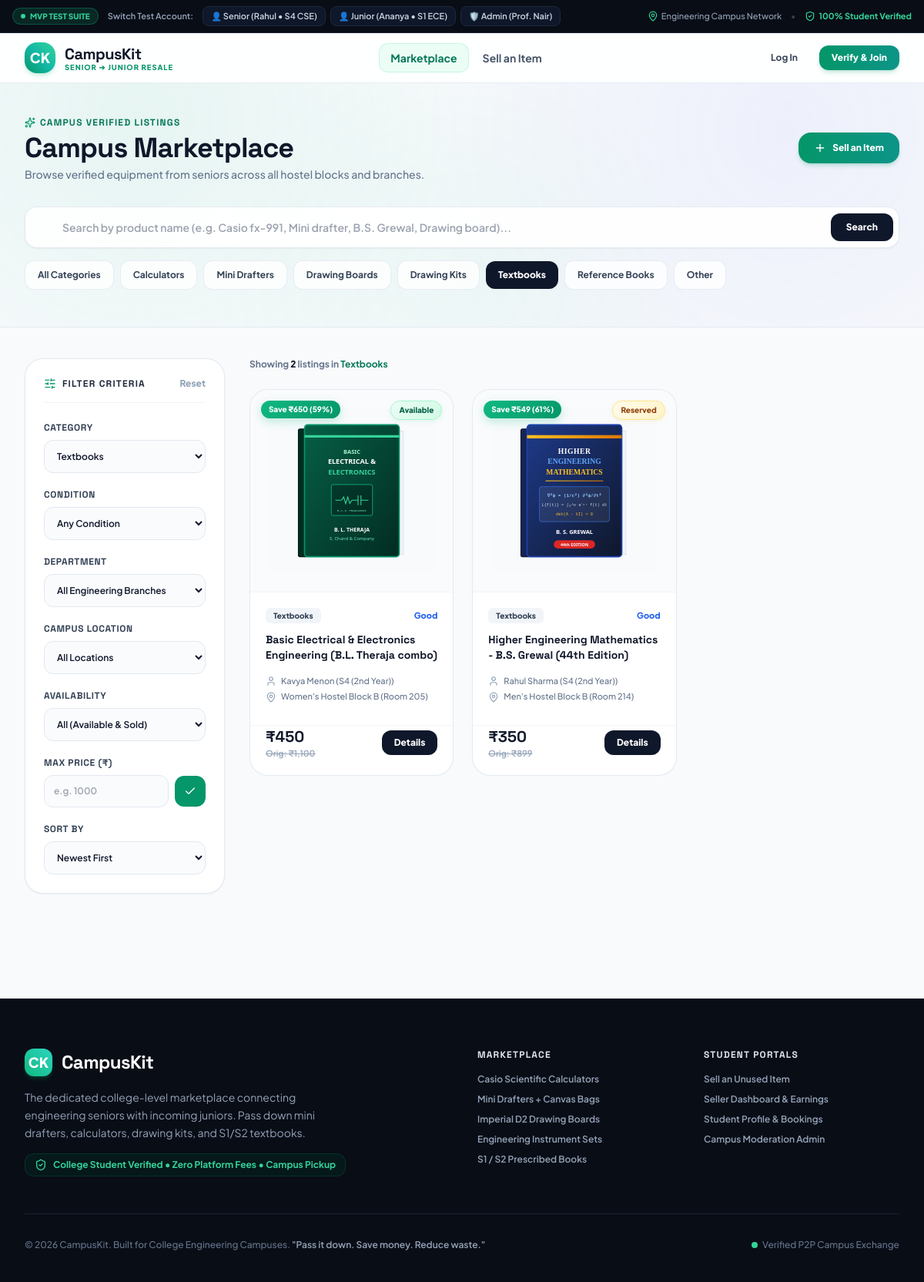
Screenshot of /marketplace?category=Textbooks with the database file from the repository.
### tables this page shows
CREATE TABLE products (
        id INTEGER PRIMARY KEY AUTOINCREMENT,
        seller_id INTEGER NOT NULL,
        name TEXT NOT NULL,
        category TEXT NOT NULL,
        price REAL NOT NULL,
        original_price REAL NOT NULL,
        condition TEXT NOT NULL, -- 'Like New', 'Good', 'Fair'
        description TEXT NOT NULL,
        image_url TEXT NOT NULL,
        department TEXT NOT NULL,
        location TEXT NOT NULL,
        status TEXT NOT NULL DEFAULT 'available', -- 'available', 'reserved', 'sold'
        views INTEGER NOT NULL DEFAULT 0,
        created_at DATETIME DEFAULT CURRENT_TIMESTAMP,
        FOREIGN KEY (seller_id) REFERENCES users (id) ON DELETE CASCADE
    );

CREATE TABLE users (
        id INTEGER PRIMARY KEY AUTOINCREMENT,
        name TEXT NOT NULL,
        email TEXT UNIQUE NOT NULL,
        password_hash TEXT NOT NULL,
        department TEXT NOT NULL,
        year TEXT NOT NULL,
        hostel TEXT NOT NULL,
        phone TEXT NOT NULL,
        role TEXT NOT NULL DEFAULT 'senior', -- 'senior', 'junior', 'admin'
        is_verified INTEGER NOT NULL DEFAULT 1,
        verification_code TEXT,
        created_at DATETIME DEFAULT CURRENT_TIMESTAMP
    );

### app.py (the view)
@app.route('/marketplace')
def marketplace():
    category = request.args.get('category', 'All')
    search = request.args.get('search', '').strip()
    condition = request.args.get('condition', 'All')
    department = request.args.get('department', 'All')
    location = request.args.get('location', 'All')
    status = request.args.get('status', 'All')
    sort_by = request.args.get('sort', 'newest')
    max_price = request.args.get('max_price')
    products = models.get_products(
        category=category,
        search=search,
        condition=condition,
        department=department,
        location=location,
        status=status,
        sort_by=sort_by,
        max_price=max_price
    )
    current_filters = {
        'category': category,
        'search': search,
        'condition': condition,
        'department': department,
        'location': location,
        'status': status,
        'sort_by': sort_by,
        'max_price': max_price
    }
    return render_template('marketplace.html', products=products, current_filters=current_filters, active_page='marketplace')

### templates/marketplace.html (shortened to what this page needs)
{% extends "base.html" %}
{% block content %}
<div class="ambient-glow-bg border-b border-slate-200/80 py-10">
  <div class="max-w-7xl mx-auto px-4 sm:px-6 lg:px-8">
    <div class="flex flex-col md:flex-row md:items-center md:justify-between gap-4">
      <div>
        <div class="inline-flex items-center space-x-1.5 text-xs font-black uppercase tracking-widest text-emerald-700 font-display mb-1">
          <i data-lucide="sparkles" class="w-3.5 h-3.5 text-emerald-600"></i>
          <span>CAMPUS VERIFIED LISTINGS</span>
        </div>
        <h1 class="text-3xl sm:text-4xl font-black text-slate-900 tracking-tight font-display">Campus Marketplace</h1>
        <p class="text-slate-500 text-xs sm:text-sm mt-1 font-medium">Browse verified equipment from seniors across all hostel blocks and branches.</p>
      </div>
      <div class="flex items-center space-x-3">
        <a href="/sell" class="inline-flex items-center space-x-2 px-5 py-3 rounded-2xl bg-gradient-to-r from-emerald-600 to-teal-600 hover:from-emerald-700 hover:to-teal-700 text-white font-black text-xs shadow-md shadow-emerald-600/20 btn-shimmer transition-all transform hover:-translate-y-0.5">
          <i data-lucide="plus" class="w-4 h-4"></i>
          <span>Sell an Item</span>
        </a>
      </div>
    </div>
    <div class="mt-8 space-y-4">
      <form method="GET" action="/marketplace" class="relative flex items-center">
        <input
          type="text"
          name="search"
          value="{{ current_filters.search or '' }}"
          placeholder="Search by product name (e.g. Casio fx-991, Mini drafter, B.S. Grewal, Drawing board)..."
          class="w-full pl-12 pr-28 py-4 bg-white/90 backdrop-blur-md border border-slate-200/90 rounded-2xl text-xs sm:text-sm font-semibold focus:outline-none focus:ring-4 focus:ring-emerald-500/15 focus:border-emerald-500 shadow-sm transition"
        >
        <button type="submit" class="absolute right-2 px-5 py-2.5 rounded-xl bg-slate-900 hover:bg-emerald-600 text-white text-xs font-black transition">
          Search
        </button>
      </form>
      <div class="flex items-center space-x-2 overflow-x-auto pb-2 scrollbar-none text-xs font-bold">
        {% set categories = [
          ('All', 'All Categories'),
          ('Calculators', 'Calculators'),
          ('Mini Drafters', 'Mini Drafters'),
          ('Drawing Boards', 'Drawing Boards'),
          ('Drawing Kits', 'Drawing Kits'),
          ('Textbooks', 'Textbooks'),
          ('Reference Books', 'Reference Books'),
          ('Other', 'Other')
        ] %}
        {% for cat_val, cat_label in categories %}
          <a
            href="/marketplace?category={{ cat_val }}{% if current_filters.search %}&search={{ current_filters.search }}{% endif %}{% if current_filters.sort_by %}&sort={{ current_filters.sort_by }}{% endif %}"
            class="px-4 py-2.5 rounded-xl whitespace-nowrap transition {% if (current_filters.category == cat_val) or (not current_filters.category and cat_val == 'All') %}bg-slate-900 text-white shadow-xs font-extrabold{% else %}bg-white/80 border border-slate-200/80 text-slate-700 hover:bg-slate-100{% endif %}"
          >
            {{ cat_label }}
          </a>
        {% endfor %}
      </div>
    </div>
  </div>
</div>
<div class="max-w-7xl mx-auto px-4 sm:px-6 lg:px-8 py-10">
  <div class="grid grid-cols-1 lg:grid-cols-4 gap-8">
    <div class="lg:col-span-1">
      <div class="bg-white rounded-3xl border border-slate-200/90 p-6 space-y-6 shadow-sm sticky top-28">
        <div class="flex items-center justify-between pb-4 border-b border-slate-100">
          <div class="flex items-center space-x-2 font-black text-xs uppercase tracking-widest text-slate-800 font-display">
            <i data-lucide="sliders-horizontal" class="w-4 h-4 text-emerald-600"></i>
            <span>Filter Criteria</span>
          </div>
          <a href="/marketplace" class="text-xs font-extrabold text-slate-400 hover:text-rose-600 transition">Reset</a>
        </div>
        <form method="GET" action="/marketplace" id="filter-form" class="space-y-5 text-xs">
          <div>
            <label class="block font-black text-slate-700 uppercase tracking-wider mb-2 font-display">Category</label>
            <select name="category" onchange="document.getElementById('filter-form').submit()" class="w-full p-3 rounded-xl border border-slate-200 bg-slate-50/70 font-semibold focus:ring-2 focus:ring-emerald-500">
              <option value="Textbooks" {% if current_filters.category == 'Textbooks' %}selected{% endif %}>Textbooks</option>
            </select>
          </div>
          <div>
            <label class="block font-black text-slate-700 uppercase tracking-wider mb-2 font-display">Condition</label>
            <select name="condition" onchange="document.getElementById('filter-form').submit()" class="w-full p-3 rounded-xl border border-slate-200 bg-slate-50/70 font-semibold focus:ring-2 focus:ring-emerald-500">
              <option value="All" {% if not current_filters.condition or current_filters.condition == 'All' %}selected{% endif %}>Any Condition</option>
            </select>
          </div>
          <div>
            <label class="block font-black text-slate-700 uppercase tracking-wider mb-2 font-display">Department</label>
            <select name="department" onchange="document.getElementById('filter-form').submit()" class="w-full p-3 rounded-xl border border-slate-200 bg-slate-50/70 font-semibold focus:ring-2 focus:ring-emerald-500">
              <option value="All" {% if not current_filters.department or current_filters.department == 'All' %}selected{% endif %}>All Engineering Branches</option>
            </select>
          </div>
          <div>
            <label class="block font-black text-slate-700 uppercase tracking-wider mb-2 font-display">Campus Location</label>
            <select name="location" onchange="document.getElementById('filter-form').submit()" class="w-full p-3 rounded-xl border border-slate-200 bg-slate-50/70 font-semibold focus:ring-2 focus:ring-emerald-500">
              <option value="All" {% if not current_filters.location or current_filters.location == 'All' %}selected{% endif %}>All Locations</option>
            </select>
          </div>
          <div>
            <label class="block font-black text-slate-700 uppercase tracking-wider mb-2 font-display">Availability</label>
            <select name="status" onchange="document.getElementById('filter-form').submit()" class="w-full p-3 rounded-xl border border-slate-200 bg-slate-50/70 font-semibold focus:ring-2 focus:ring-emerald-500">
              <option value="All" {% if not current_filters.status or current_filters.status == 'All' %}selected{% endif %}>All (Available &amp; Sold)</option>
            </select>
          </div>
          <div>
            <label class="block font-black text-slate-700 uppercase tracking-wider mb-2 font-display">Max Price (₹)</label>
            <div class="flex items-center space-x-2">
              <input
                type="number"
                name="max_price"
                value="{{ current_filters.max_price or '' }}"
                placeholder="e.g. 1000"
                class="w-full p-3 rounded-xl border border-slate-200 bg-slate-50/70 font-semibold focus:ring-2 focus:ring-emerald-500"
              >
              <button type="submit" class="p-3 bg-emerald-600 text-white rounded-xl hover:bg-emerald-700 shadow-xs">
                <i data-lucide="check" class="w-4 h-4"></i>
              </button>
            </div>
          </div>
          <div>
            <label class="block font-black text-slate-700 uppercase tracking-wider mb-2 font-display">Sort By</label>
            <select name="sort" onchange="document.getElementById('filter-form').submit()" class="w-full p-3 rounded-xl border border-slate-200 bg-slate-50/70 font-semibold focus:ring-2 focus:ring-emerald-500">
              <option value="newest" {% if not current_filters.sort_by or current_filters.sort_by == 'newest' %}selected{% endif %}>Newest First</option>
            </select>
          </div>
        </form>
      </div>
    </div>
    <div class="lg:col-span-3">
      <div class="flex items-center justify-between mb-6 text-xs font-bold text-slate-500">
        <div>
          Showing <span class="text-slate-900 font-extrabold">{{ products|length }}</span> listings
          {% if current_filters.category and current_filters.category != 'All' %} in <span class="text-emerald-700">{{ current_filters.category }}</span>{% endif %}
        </div>
      </div>
      {% if products %}
        <div class="grid grid-cols-1 sm:grid-cols-2 lg:grid-cols-3 gap-6">
          {% for product in products %}
            <div class="bg-white rounded-3xl border border-slate-200/90 overflow-hidden shadow-premium-hover flex flex-col justify-between group">
              <div>
                <div class="relative aspect-square bg-slate-50/80 p-6 flex items-center justify-center border-b border-slate-100">
                  <img src="{{ product.image_url }}" alt="{{ product.name }}" class="w-full h-full object-contain group-hover:scale-105 transition-transform duration-300">
                  {% if product.savings > 0 %}
                    <span class="absolute top-3.5 left-3.5 px-2.5 py-1 rounded-full text-[10px] font-black savings-pill">
                      Save ₹{{ "{:,.0f}".format(product.savings) }} ({{ product.savings_percent }}%)
                    </span>
                  {% endif %}
                  <span class="absolute top-3.5 right-3.5 px-2.5 py-1 rounded-full text-[10px] font-black {% if product.status == 'available' %}badge-available{% elif product.status == 'reserved' %}badge-reserved{% else %}badge-sold{% endif %}">
                    {{ product.status.capitalize() }}
                  </span>
                </div>
                <div class="p-5 space-y-3">
                  <div class="flex items-center justify-between text-xs">
                    <span class="px-2.5 py-0.5 rounded-md bg-slate-100 font-extrabold text-slate-700 text-[10px]">{{ product.category }}</span>
                    <span class="font-extrabold text-[11px] {% if product.condition == 'Like New' %}text-emerald-600{% elif product.condition == 'Good' %}text-blue-600{% else %}text-orange-600{% endif %}">
                      {{ product.condition }}
                    </span>
                  </div>
                  <h3 class="font-bold text-slate-900 text-sm line-clamp-2 leading-snug hover:text-emerald-600 transition font-display">
                    <a href="/product/{{ product.id }}">{{ product.name }}</a>
                  </h3>
                  <div class="text-[11px] text-slate-500 space-y-1 font-medium pt-1">
                    <div class="flex items-center space-x-1.5">
                      <i data-lucide="user" class="w-3.5 h-3.5 text-slate-400"></i>
                      <span>{{ product.seller_name }} ({{ product.seller_year }})</span>
                    </div>
                    <div class="flex items-center space-x-1.5 truncate">
                      <i data-lucide="map-pin" class="w-3.5 h-3.5 text-slate-400"></i>
                      <span class="truncate">{{ product.location }}</span>
                    </div>
                  </div>
                </div>
              </div>
              <div class="p-5 pt-0 border-t border-slate-100 flex items-center justify-between mt-2">
                <div>
                  <div class="text-xl font-black text-slate-900 font-display">₹{{ "{:,.0f}".format(product.price) }}</div>
                  {% if product.original_price > product.price %}
                    <div class="text-[11px] line-through text-slate-400 font-semibold">Orig: ₹{{ "{:,.0f}".format(product.original_price) }}</div>
                  {% endif %}
                </div>
                <a href="/product/{{ product.id }}" class="px-4 py-2 rounded-xl text-xs font-black bg-slate-900 hover:bg-emerald-600 text-white shadow-xs transition">
                  Details
                </a>
              </div>
            </div>
          {% endfor %}
        </div>
      {% endif %}
    </div>
  </div>
</div>
{% endblock %}

### rows the page displays
products: image_url (picture), savings "650", savings_percent "59", status "Available", category "Textbooks", condition "Good", name "Basic Electrical & Electronics Engineering (B.L. Theraja combo)", seller_name "Kavya Menon", seller_year "S4 (2nd Year)", location "Women's Hostel Block B (Room 205)", price "450", original_price "1,100"
products: image_url (picture), savings "549", savings_percent "61", status "Reserved", category "Textbooks", condition "Good", name "Higher Engineering Mathematics - B.S. Grewal (44th Edition)", seller_name "Rahul Sharma", seller_year "S4 (2nd Year)", location "Men's Hostel Block B (Room 214)", price "350", original_price "899"

### other values shown
{{ cat_label }} "All Categories" "Calculators" "Mini Drafters" "Drawing Boards" "Drawing Kits" "Textbooks" "Reference Books" "Other"
{{ products|length }} "2"
{{ current_filters.category }} "Textbooks"
